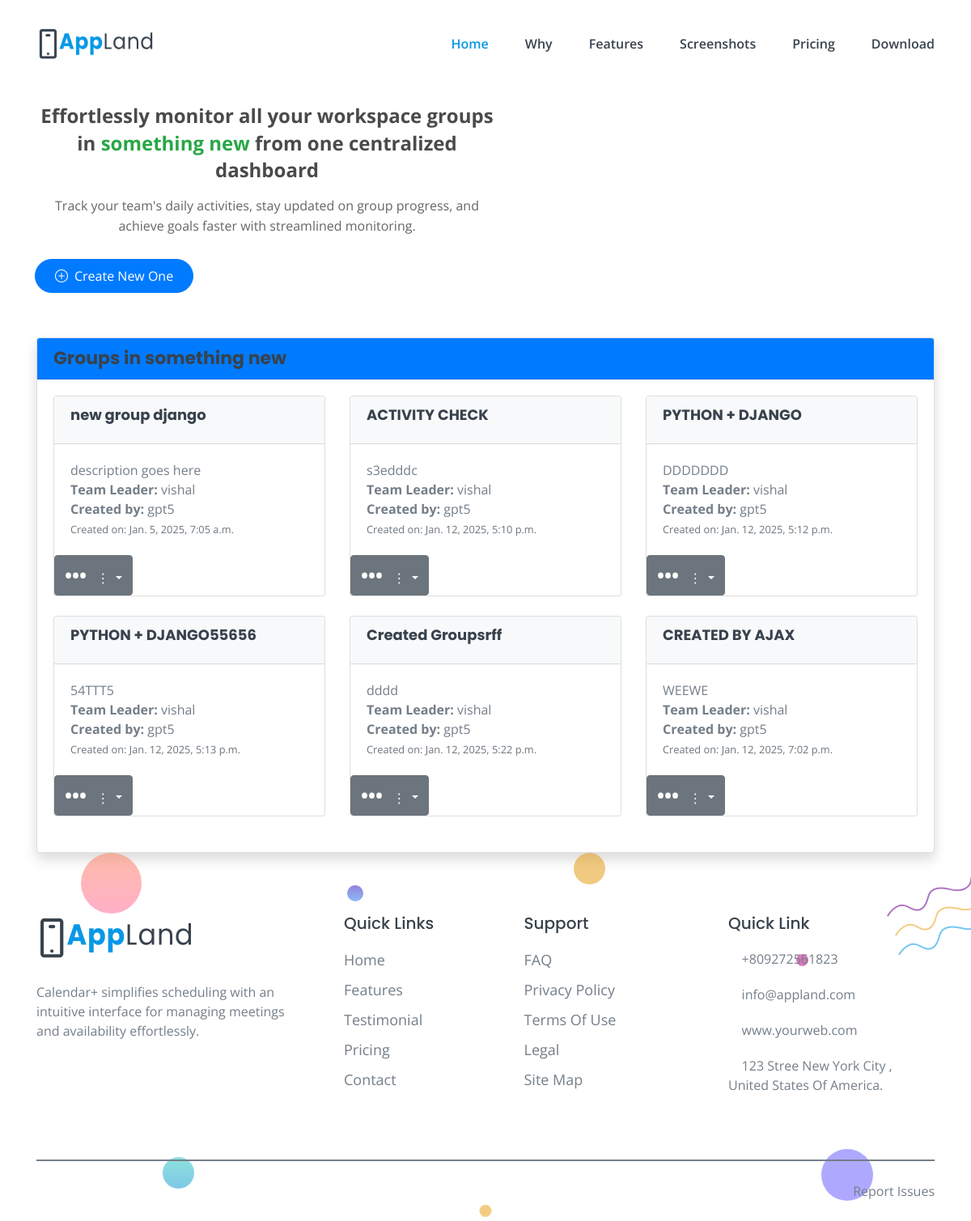
The app's page /groups/groups/8/ (signed in) with its own data.
### accounts/models.py (models this page shows, shortened)
class Organization(models.Model):
    name = models.CharField(max_length=255)
    description = models.TextField(blank=True)
    created_at = models.DateTimeField(auto_now_add=True)
    updated_at = models.DateTimeField(auto_now=True)
    created_by = models.ForeignKey(User, on_delete=models.CASCADE, related_name='created_organizations')

### groups/models.py (models this page shows, shortened)
class Group(models.Model):
    organization = models.ForeignKey(
        Organization,
        on_delete=models.CASCADE,
        related_name='groups'
    )
    name = models.CharField(max_length=255)
    description = models.TextField(blank=True, null=True)
    team_leader = models.ForeignKey(
        User,
        on_delete=models.SET_NULL,
        null=True,
        blank=True,
        related_name='leading_groups'
    )
    created_by = models.ForeignKey(
        User,
        on_delete=models.CASCADE,
        related_name='created_groups'
    )
    created_at = models.DateTimeField(auto_now_add=True)
    updated_at = models.DateTimeField(auto_now=True)

### groups/views.py (the view)
# urls.py: path('groups/<int:org_id>/', GroupListView.as_view(), name='display_groups'),
class GroupListView(ListView):
    model = Group
    template_name = 'groups/display_groups.html'
    context_object_name = 'groups'
    def get_queryset(self):
        org_id = self.kwargs.get('org_id')
        organization = get_object_or_404(Organization, id=org_id)
        if not self.request.user.profiles.filter(organization=organization, is_admin=True).exists():
            raise Http404("You are not an admin of this organization.")
        return Group.objects.filter(organization=organization, created_by=self.request.user)
    def get_context_data(self, **kwargs):
        context = super().get_context_data(**kwargs)
        org_id = self.kwargs.get('org_id')
        organization = get_object_or_404(Organization, id=org_id)
        context['organization'] = organization
        return context

### templates/groups/display_groups.html (shortened to what this page needs)
{% extends 'custom.html' %}
{% block content %}
<br><br><br><br>
<!DOCTYPE html>
<html lang="en">
<head>
    <link href="https://cdn.jsdelivr.net/npm/bootstrap-icons/font/bootstrap-icons.css" rel="stylesheet">
    <link href="https://cdn.jsdelivr.net/npm/bootstrap@5.1.3/dist/css/bootstrap.min.css" rel="stylesheet">
</head>
<body>
<section>
    <p>
      <strong>
        Effortlessly monitor all your workspace groups in <span class="organization-name">{{organization.name}}</span> from one centralized dashboard
      </strong>
    </p>
    <p>
      Track your team's daily activities, stay updated on group progress, and achieve goals faster with streamlined monitoring.
    </p>
  </section>
  <section class="btn">
    <a href="{% url 'group_create' organization.id %}">
        <button type="submit" class="btn btn-primary rounded-pill d-flex align-items-center px-4 py-2">
            <i class="bi bi-plus-circle me-2"></i>
            Create New One
        </button>
    </a>
</section>
<div class="container mt-5">
    <div class="card shadow">
        <div class="card-header bg-primary text-white">
            <h4 class="mb-0">Groups in {{ organization.name }}</h4>
        </div>
        <div class="card-body">
            {% if groups %}
                <div class="row">
                    {% for group in groups %}
                        <div class="col-md-4 mb-4">
                            <div class="card">
                                <div class="card-header bg-light">
                                    <h5 class="card-title">{{ group.name }}</h5>
                                </div>
                                <div class="card-body">
                                    <p class="card-text">{{ group.description|default:"No description available." }}</p>
                                    <p><strong>Team Leader:</strong> {{ group.team_leader.username|default:"No team leader assigned" }}</p>
                                    <p><strong>Created by:</strong> {{ group.created_by.username }}</p>
                                    <p><small class="text-muted">Created on: {{ group.created_at }}</small></p>
                                </div>
                              <div class="dropdown">
                                <button class="btn btn-secondary dropdown-toggle" type="button" id="dropdownMenuButton" data-bs-toggle="dropdown" aria-expanded="false">
                                &#x22EE;
                           </button>
                             </div>
                            </div>
                        </div>
                    {% endfor %}
                </div>
            {% else %}
                <p>No groups available for this organization.</p>
            {% endif %}
        </div>
    </div>
</div>
</body>
</html>
{% endblock %}

### static/assets/css/default.css (style rules this page uses)
.mt-5 { margin-top: 5px; }

### static/assets/css/style.css (style rules this page uses)
body { font-family: "Open Sans", sans-serif; font-weight: normal; font-style: normal; color: #747E88; overflow-x: hidden; }
* { margin: 0; padding: 0; -webkit-box-sizing: border-box; -moz-box-sizing: border-box; box-sizing: border-box; }
i, span, a { display: inline-block; }
h1, h2, h3, h4, h5, h6 { font-family: "Poppins", sans-serif; font-weight: 700; color: #38424D; margin: 0px; }
h4 { font-size: 22px; }
h5 { font-size: 18px; }
p { font-size: 16px; font-weight: 400; line-height: 24px; color: #747E88; margin: 0px; }

### templates/groups/display_groups.html (style rules this page uses)
.dropdown-toggle { background-color: transparent; border: none; font-size: 1.5rem; color: #495057; padding: 0.3rem 0.6rem; transition: all 0.3s ease; }
.dropdown-toggle::before { content: "\2022 \2022 \2022"; font-size: 1.5rem; font-weight: bold; margin-right: 0.5rem; }
body { margin: 0; padding: 0; font-family: 'Poppins', Arial, sans-serif; background-color: #f0f4f8; display: flex; align-items: center; justify-content: center; min-height: 100vh; }
section { text-align: center; padding: 20px; max-width: 600px; color: #333; }
section strong { font-size: 24px; font-weight: 700; color: #4a4a4a; line-height: 1.4; margin-bottom: 15px; display: block; }
section strong .organization-name { color: #28a745; }
section p { font-size: 16px; line-height: 1.6; color: #666; margin-top: 10px; }

### records on screen
Organization: name "something new"
Group: name "new group django", description "description goes here", team_leader.username "vishal", created_by.username "gpt5", created_at "Jan. 5, 2025, 7:05 a.m."
Group: name "ACTIVITY CHECK", description "s3edddc", team_leader.username "vishal", created_by.username "gpt5", created_at "Jan. 12, 2025, 5:10 p.m."
Group: name "PYTHON + DJANGO", description "DDDDDDD", team_leader.username "vishal", created_by.username "gpt5", created_at "Jan. 12, 2025, 5:12 p.m."
Group: name "PYTHON + DJANGO55656", description "54TTT5", team_leader.username "vishal", created_by.username "gpt5", created_at "Jan. 12, 2025, 5:13 p.m."
Group: name "Created Groupsrff", description "dddd", team_leader.username "vishal", created_by.username "gpt5", created_at "Jan. 12, 2025, 5:22 p.m."
Group: name "CREATED BY AJAX", description "WEEWE", team_leader.username "vishal", created_by.username "gpt5", created_at "Jan. 12, 2025, 7:02 p.m."
